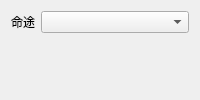
<?xml version="1.0" encoding="UTF-8"?>
<ui version="4.0">
 <class>AnyFateSettings</class>
 <widget class="QWidget" name="AnyFateSettings">
  <layout class="QVBoxLayout" name="AnyFateSettings_layout">
   <item>
    <layout class="QFormLayout" name="formLayout_any_fate">
     <item row="0" column="0">
      <widget class="QLabel" name="Any_fate_label">
       <property name="text">
        <string>命途</string>
       </property>
      </widget>
     </item>
     <item row="0" column="1">
      <widget class="QComboBox" name="Any_fate_combo" />
     </item>
    </layout>
   </item>
  </layout>
 </widget>
 <resources />
 <connections />
</ui>
